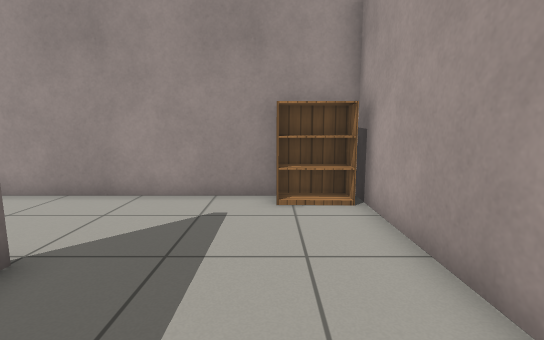
view 1 (above)

12 first-person views from a walk through a world built for the Gazebo simulator. The camera is 0.9 m above the floor, tilts 8° down and sees 85° across. The floor is counted in squares, 0.5 m on a side. Each view is taken from the middle of a square. On the plan, view 1 faces up. The plan holds only what a view shows up to about 16 squares ahead; the rest is blank. Gazebo's built-in surfaces are drawn with simple patterns. Simple shapes stand in for some stock models. Some surface patterns are stand-ins.

view 2
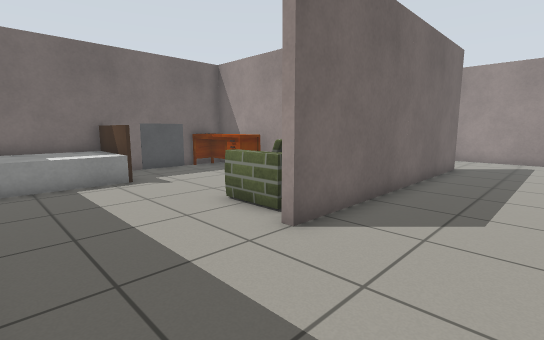

view 3
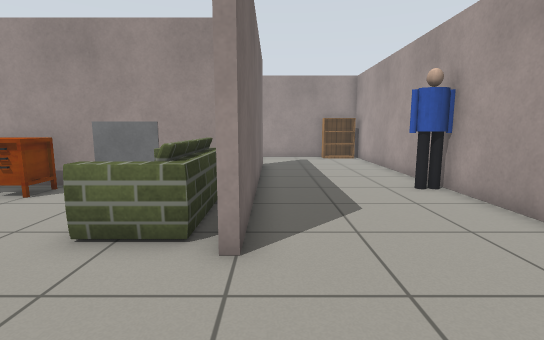

view 4
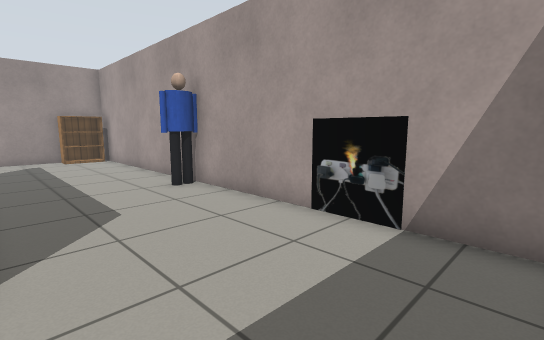

view 5
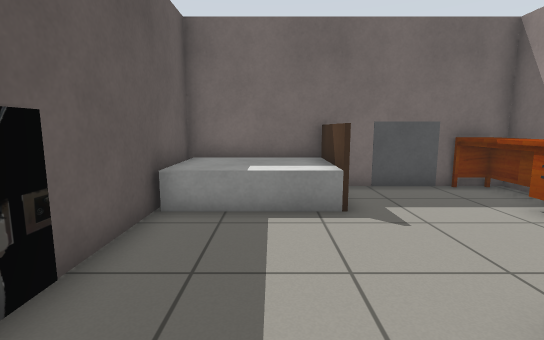

view 6
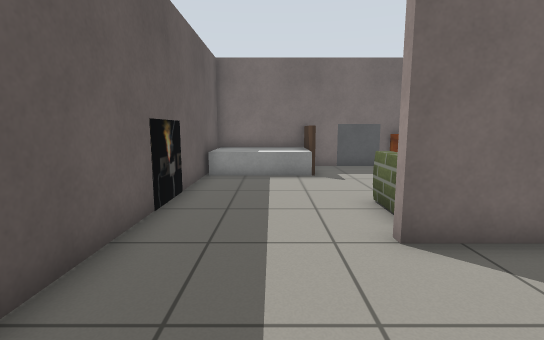

view 7
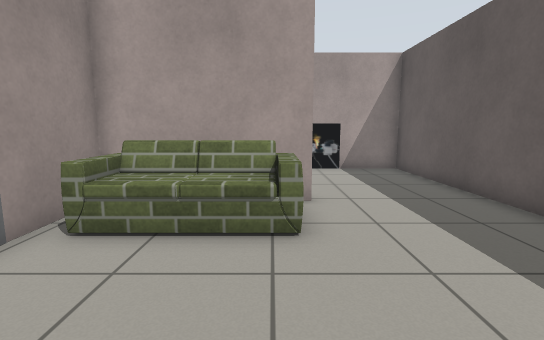

view 8
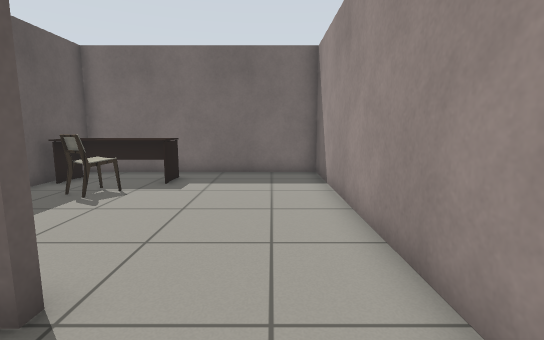

view 9
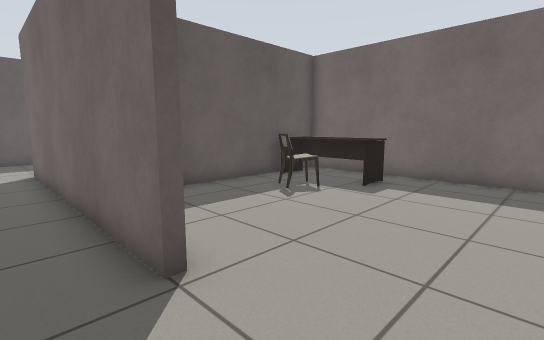

view 10
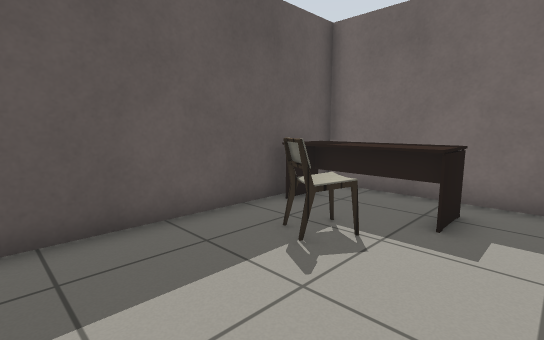

view 11
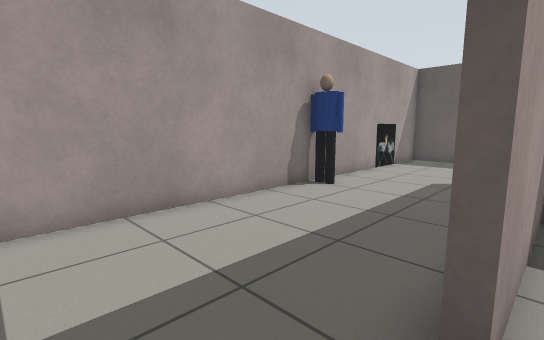

view 12
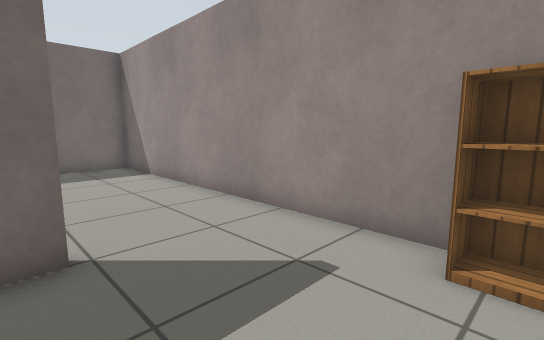

### Floor plan
Points are (right, up) in squares from view 1. A wall is a line through its corners. A room is listed if a view was taken in it or the views show most of it. See-through windows are left out.
Room 1 (views 1, 2, 3, 4, 5, 6, 7, 8, 9, 12)
walls: (-8.4, -1.8) (-13.1, -1.8) (-13.1, -7.6); (-3.5, 3.7) (-3.5, -7) (-3.8, -7) (-3.8, -1.8) (-6.5, -1.8); (-13.2, -11.6) (2.3, -11.6) (2.3, 7.8) (-3.4, 7.8)
ways out: opening at (-4, 5.5) to room 2
objects: bed (-13, -11) to (-11, -8); grey box (-13, -5); chest of drawers (-13, -3) to (-10, -3); sofa (-6, -6) to (-5, -3); bookshelf (0, 7) to (1, 7); person (1, -2) to (2, -2); black box (2, -8)
Room 2 (views 10, 11)
walls: (-6.5, -1.5) (-5.1, -1.5); (-3.8, -1.4) (-3.8, 3.7) (-3.5, 3.7); (-3.4, 7.8) (-13.1, 7.8) (-13.1, -1.5) (-8.4, -1.5)
ways out: opening at (-4, 5.5) to room 1
objects: desk (-12, -1) to (-11, 2); chair (-10, 1) to (-9, 1); grey box (-8, -2) to (-7, -2)

Where each view was taken, in squares from view 1:
view 1: 0 up, 0 right, facing up
view 2: 11 down, 0 right, facing up-left
view 3: 11 down, 3 left, facing up
view 4: 11 down, 3 left, facing up-right
view 5: 9 down, 4 left, facing left
view 6: 9 down, 1 right, facing left
view 7: 6 down, 11 left, facing right
view 8: 6 up, 1 left, facing left
view 9: 7 up, 2 left, facing down-left
view 10: 4 up, 5 left, facing down-left
view 11: 6 up, 4 left, facing down-right
view 12: 3 up, 1 right, facing up-left
